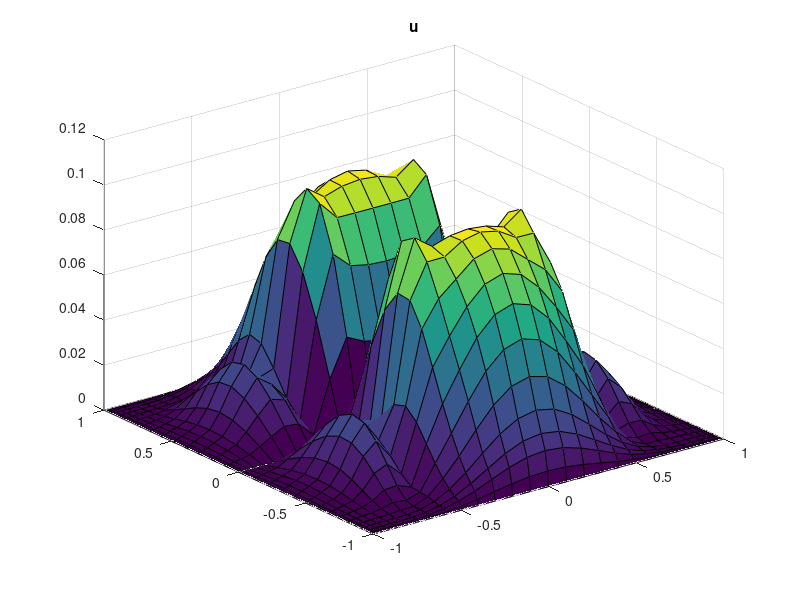
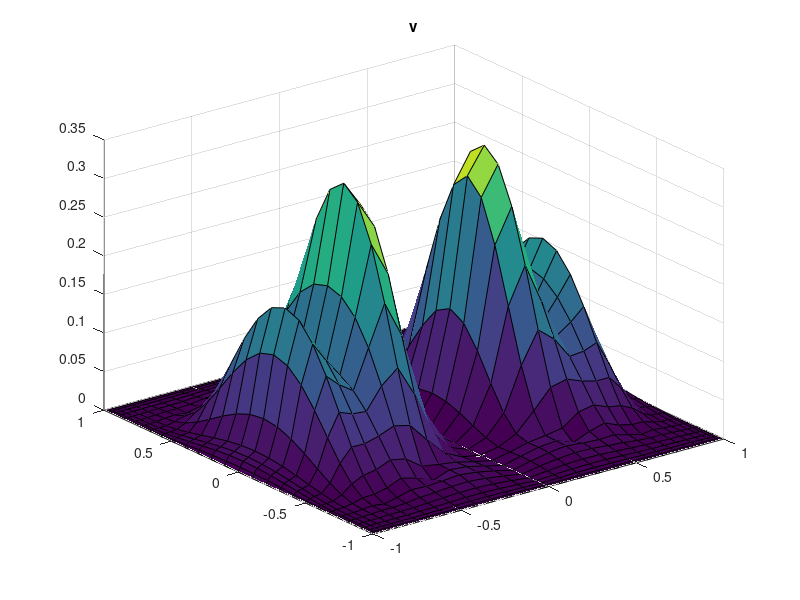
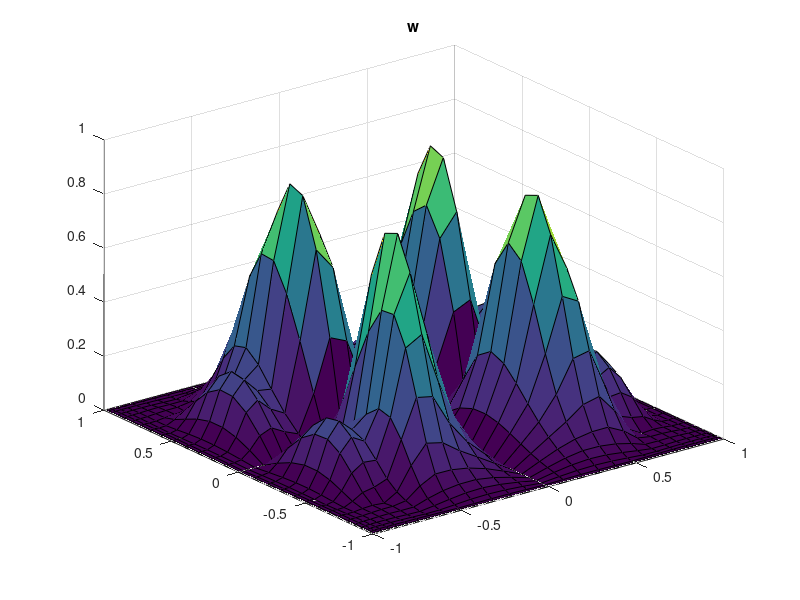

Reproduce these figures in MATLAB, in order. (Note: this script raises an error after producing the figures.)
load("modeII_wall.mat")

U = reshape(uvec,N+1,N+1);
[y,x] = meshgrid(z,z);
figure;
surf(x,y,abs(U));
title('u');
U = reshape(vvec,N+1,N+1);
[y,x] = meshgrid(z,z);
figure;
surf(x,y,abs(U));
title('v');
U = reshape(wvec,N+1,N+1);
[y,x] = meshgrid(z,z);
figure;
surf(x,y,abs(U));
title('w');
P = reshape(pvec,N-1,N-1);
[zd,wd]=zwgl(N-1);
[y,x] = meshgrid(zd,zd);
figure;
surf(x,y,abs(P));
title('p');
plot_phi_3b3(N, phivec, W)

Nf = 10; % lx1
el_pos = [-1.0, -0.95, -0.9, -0.5, -0.25, 0.0, 0.25, 0.5, 0.9, 0.95, 1.0];

nelxy = length(el_pos) - 1;
[zff,wf] = zwgll(Nf-1);
delta_el = diff(el_pos);
el_center = (el_pos(2:end) + el_pos(1:end-1))/2.0;


nelz = 1;
z_length = 10;
uf = [];
vf = [];
wf = [];
phif = [];
% wBasef = [];
% phiBasef = [];
data_r = zeros(nelxy*nelxy*nelz, Nf*Nf*Nf, 6); % xyzuvw
data_i = zeros(nelxy*nelxy*nelz, Nf*Nf*Nf, 6); % xyzuvw
data_base = zeros(nelxy*nelxy*nelz, Nf*Nf*Nf, 6); % xyzuvw
for j=1:nelxy
for i=1:nelxy
    el = i + (j-1)*nelxy;
    zfx =  el_center(i) + zff*delta_el(i)/2.0;
    zfy =  el_center(j) + zff*delta_el(j)/2.0;
    zfz =  z_length/2 + zff*z_length/2.0; % [0, z_length]

    Jx = interp_mat(zfx,z);
    Jy = interp_mat(zfy,z);
    J2D = kron(Jy,Jx);
    uel = reshape(J2D*uvec, Nf,Nf);
    vel = reshape(J2D*vvec, Nf,Nf);
    wel = reshape(J2D*wvec, Nf,Nf);
    Uel = reshape(J2D*U_base, Nf,Nf); % (Nf,Nf)
    uel = repmat(uel, 1, 1, Nf);
    vel = repmat(vel, 1, 1, Nf);
    wel = repmat(wel, 1, 1, Nf);
    Uel = repmat(Uel, 1, 1, Nf); % (Nf,Nf,Nf)
    uel = uel(:);
    vel = vel(:);
    wel = wel(:);
    Uel = Uel(:); % (Nf^3, 1)



    [X,Y,Z] = ndgrid(zfx,zfy,zfz);

    data_r(el,:,1) = X(:);
    data_r(el,:,2) = Y(:);
    data_r(el,:,3) = Z(:);
    data_i(el,:,1) = X(:);
    data_i(el,:,2) = Y(:);
    data_i(el,:,3) = Z(:);
    data_base(el,:,1) = X(:);
    data_base(el,:,2) = Y(:);
    data_base(el,:,3) = Z(:);
    data_r(el,:,4) = real(uel);
    data_r(el,:,5) = real(vel);
    data_r(el,:,6) = real(wel);
    data_i(el,:,4) = imag(uel);
    data_i(el,:,5) = imag(vel);
    data_i(el,:,6) = imag(wel);
    data_base(el,:,6) = Uel;
end
end






E = nelxy*nelxy*nelz;
lr1 = [Nf,Nf,Nf];
elmap = (1:E);
istep = 0;
time= 0;
fields = ['XU'];
emode = 'le';
wdsz = 8; % precision
etag = 6.54321;

status = writenek('u_real0.f00001',
                  data_r,
                  lr1,
                  elmap,
                  time,
                  istep,
                  fields,
                  emode,
                  wdsz,
                  etag);
status = writenek('u_imag0.f00001',
                  data_i,
                  lr1,
                  elmap,
                  time,
                  istep,
                  fields,
                  emode,
                  wdsz,
                  etag);
status = writenek('u_base0.f00001',
                  data_base,
                  lr1,
                  elmap,
                  time,
                  istep,
                  fields,
                  emode,
                  wdsz,
                  etag);
